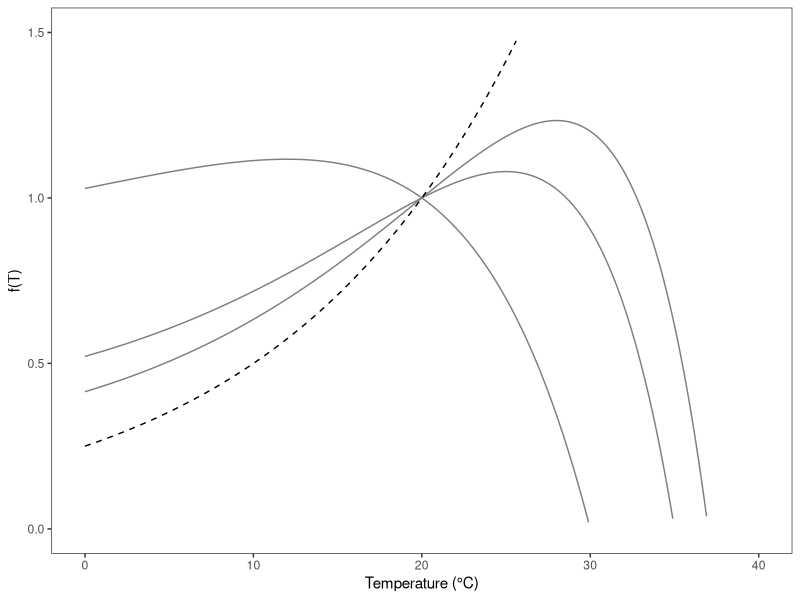
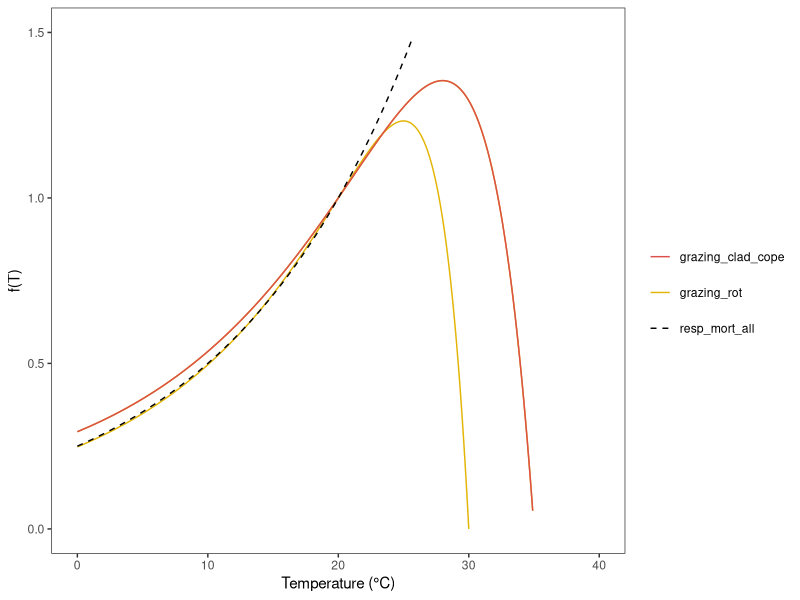
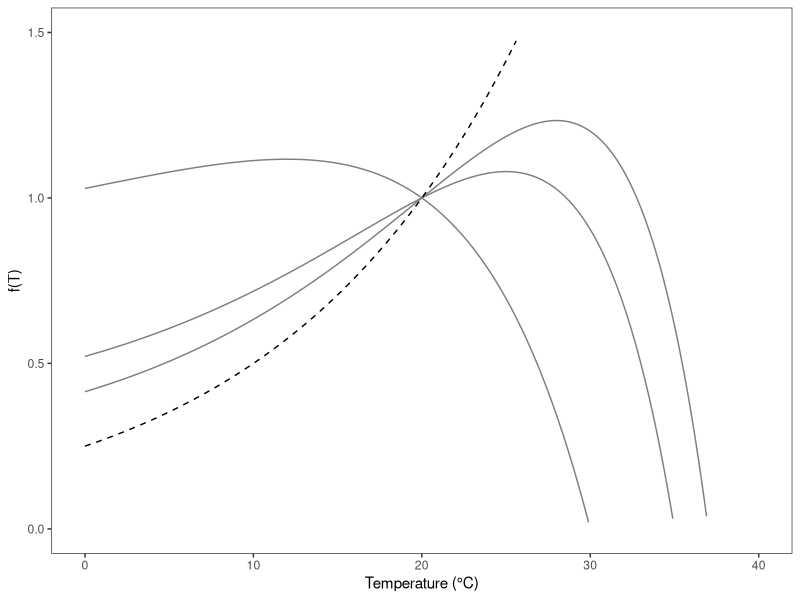
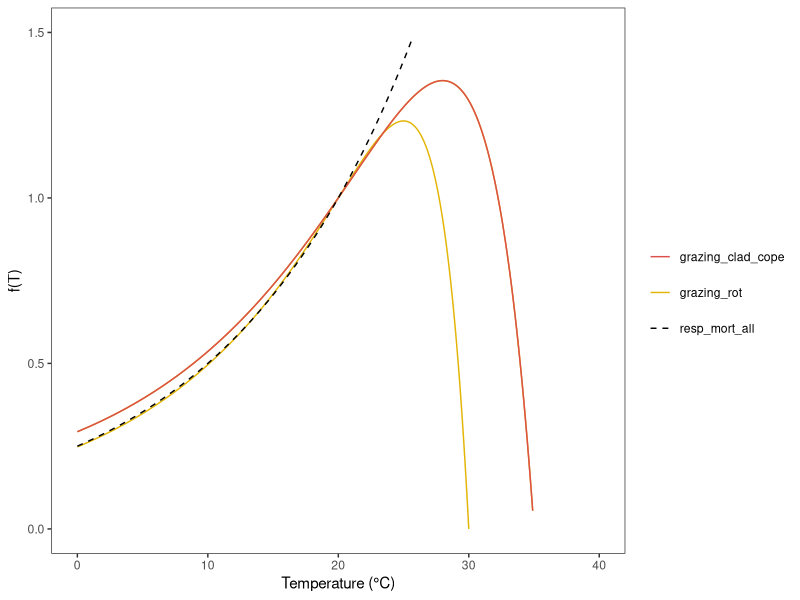

Write R code to recreate these figures, in order.
# Plotting growth as a function of temperature for zoops/phytos
# adapted from python source code by Hipsey et al. 2024 GLM-AED model (aed_util.F90) 
# written by Heather Wander
# 15 March 2025

library(ggplot2, glmtools)

aed_bio_temp_function <- function(numg, theta, T_std, T_opt, T_max, name) {
  tol <- 0.05
  t20 <- 20.0
  curvef <- TRUE
  
  # Pre-allocate kTn, aTn, bTn
  kTn <- numeric(numg)
  aTn <- numeric(numg)
  bTn <- numeric(numg)
  
  # Prepare a data frame for storing growth rates for plotting
  plot_data <- data.frame(Temperature = numeric(0), GrowthRate = numeric(0), Group = character(0))
  
  for (group in 1:numg) {
    v <- theta[group]
    
    if (v < 1.01) {
      warning(paste("theta_growth for group", group, "< 1.01"))
    }
    
    Tm <- T_max[group]
    Ts <- T_std[group]
    To <- T_opt[group]
    
    if (Ts < 0.0 && To < 0.0 && Tm < 0.0) {
      # The user inputs the values of kTn, aTn and bTn directly
      kTn[group] <- -Ts
      bTn[group] <- -Tm
      aTn[group] <- -To
      
      value <- numeric(401)
      
      for (i in 0:400) {
        b <- i / 10.0
        value[i + 1] <- v^(b - 20) - v^(kTn[group] * (b - aTn[group])) + bTn[group]
        plot_data <- rbind(plot_data, data.frame(Temperature = b, GrowthRate = value[i + 1], Group = name[group]))
      }
      
      a <- 0.0
      for (i in 1:length(value)) {
        b <- (i - 1) / 10.0
        if (value[i] > 0.0) {
          T_max[group] <- b
        }
        if (value[i] > a) {
          T_opt[group] <- b
          a <- value[i]
        }
        if (value[i] > v^(b - 20) - tol && value[i] < v^(b - 20) + tol) {
          T_std[group] <- b
        }
      }
      
    } else {
      input_var <- 1.0
      a0 <- v^(Ts - t20)
      a1 <- v^(To - t20)
      a2 <- v^(Tm - t20)
      
      k <- 6.0
      i <- 0
      G <- tol + 1.0
      
      while ((G <= -tol) || (G >= tol)) {
        i <- i + 1
        if (i == 100) {
          i <- 0
          tol <- tol + 0.01
        }
        if (curvef) {
          G <- k * v^(k * To) * a2 - a1 * (v^(k * Tm) - v^(k * Ts))
          devG <- v^(k * To) * a2 * (1 + k * To * log(v)) - a1 * log(v) * (Tm * v^(k * Tm) - Ts * v^(k * Ts))
        } else {
          G <- k * v^(k * To) * (a0 - a2 - input_var) - a1 * (v^(k * Ts) - v^(k * Tm))
          devG <- (a0 - a2 - input_var) * v^(k * To) * (1 + k * To * log(v)) - a1 * log(v) * (Ts * v^(k * Ts) - Tm * v^(k * Tm))
        }
        k <- k - G / devG
      }
      
      if (k != 0.0) {
        a <- -log(a1 / (k * v^(k * To))) / (k * log(v))
        if (curvef) {
          b <- v^(k * (Ts - a))
        } else {
          b <- input_var + v^(k * (Ts - a)) - a0
        }
      } else {
        a <- 0.0
        b <- 0.0
      }
      
      kTn[group] <- k
      aTn[group] <- a
      bTn[group] <- b
      
      for (i in 0:400) {
        temp <- i / 10.0
        growth_rate <- v^(temp - 20) - v^(k * (temp - a)) + b
        plot_data <- rbind(plot_data, data.frame(Temperature = temp, GrowthRate = growth_rate, Group = name[group]))
      }
    }
    
    if (kTn[group] < 0.1 && bTn[group] > 100.0) {
      stop(paste("Cannot solve for fT for:", name[group]))
    }
  }
  
  ggplot(plot_data, aes(x = Temperature, y = GrowthRate, color = Group)) +
    geom_line() + xlim(0,40) + ylim(0,1.5) +
    labs(
      x = "Temperature (°C)",
      y = "f(T)") + 
    geom_function(fun = function(x) 2^((x - 20) / 10), 
                  linetype = "dashed", color = "black") +
    #annotate("text", x=c(2,5,8), y=1.5, label = topt_lab) +
    scale_color_manual(
      "",
      values = c("grazing_clad_cope" = "#e3b505",  
                 "grazing_rot" = "#e3b505",        
                 "resp_mort_all" = "#db504a"),       
      labels = name
    ) +
    guides(
      color = guide_legend(override.aes = list(linetype = c("solid", "solid", "dashed"),
                                               color = c("#db504a","#e3b505","black")))) +
    #scale_color_manual("", values = c("cyan","brown","darkgreen")) +
    theme_bw() +
    theme(panel.grid.major = element_blank(), 
          panel.grid.minor = element_blank(),
          legend.key.spacing.y = unit(0.3, "cm"))
}

# 3 phyto groups:
numg <- 3
theta <- c(1.08, 1.08, 1.05)
T_std <- c(20, 20, 20)
T_opt <- c(28, 25, 12)
T_max <- c(37, 35, 30)
name <- c("Cyano", "Green", "Diatom")
topt_lab <- T_opt[c(2,3,1)]

aed_bio_temp_function(numg, theta, T_std, T_opt, T_max, name)
ggsave("figures/phyto_temp_curve.jpg", width=7, height=4)

# 3 zoop groups
numg <- 3
theta <- c(1.08, 1.08, 1.08)
T_std <- c(20, 20, 20)
T_opt <- c(25, 28, 28)
T_max <- c(30, 35, 35)
#name <- c("Rotifer", "Cladoceran", "Copepod")
name <- c("grazing_clad_cope", "grazing_rot", "resp_mort_all")
#topt_lab <- T_opt[c(2,3,1)]

aed_bio_temp_function(numg, theta, T_std, T_opt, T_max, name)
ggsave("figures/zoop_temp_curve_scenario_surface_temps.jpg", width=7, height=4)

#ggpubr::ggarrange(ps1,ps2, common.legend = T)
#ggsave("figures/topt_option3.jpg")
